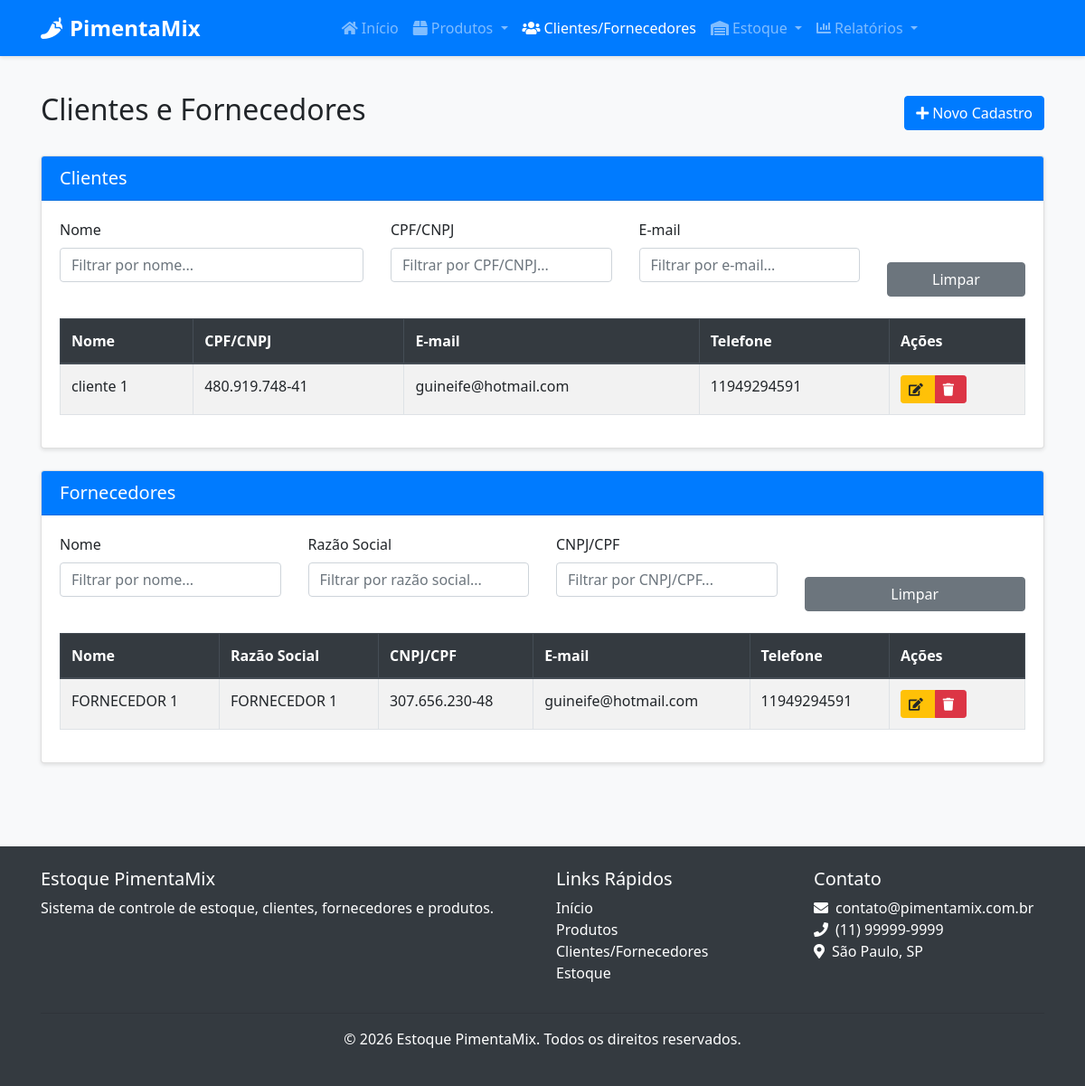
/clientes-fornecedores/, run on an earlier commit of the app's database.
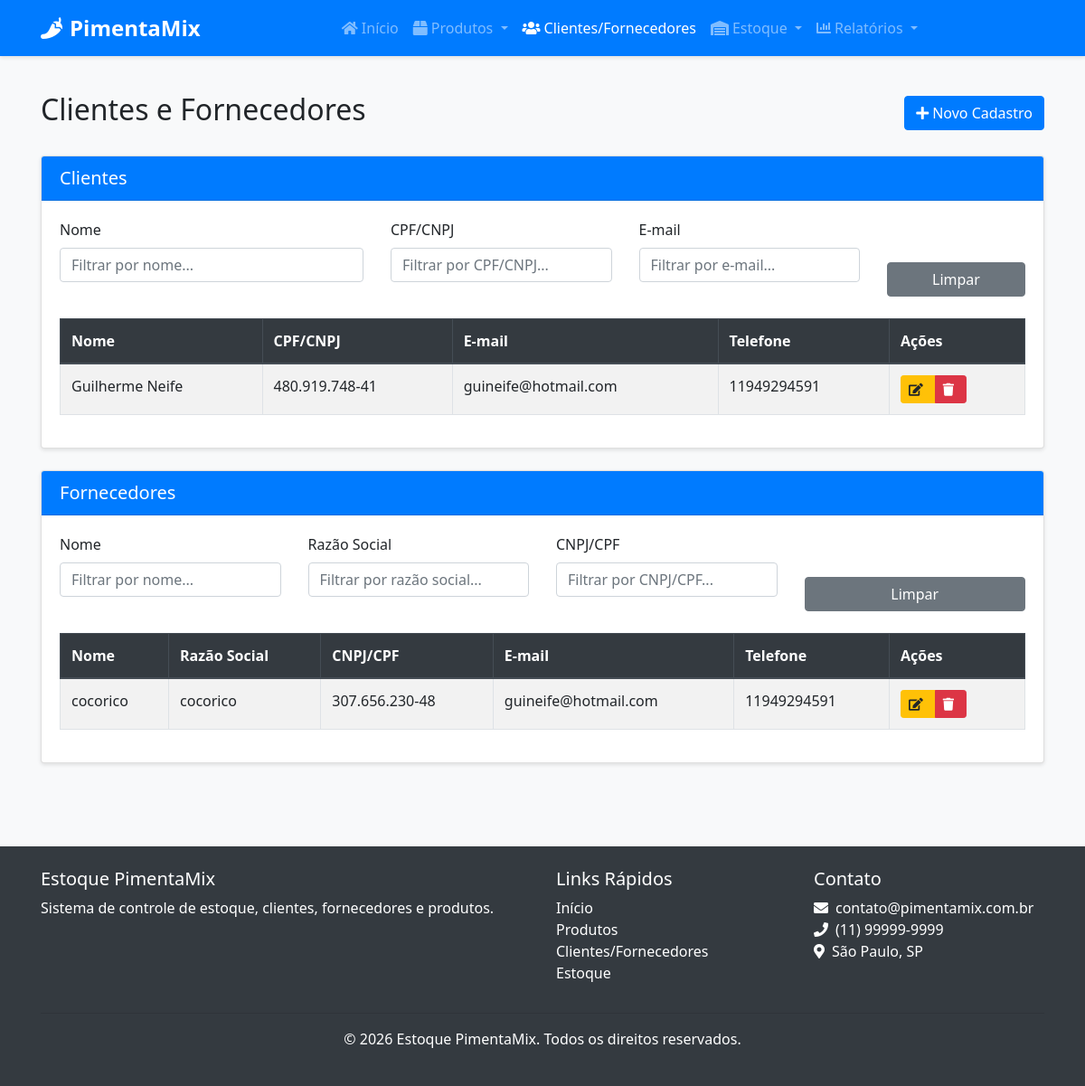
And on a later commit of the database.
### src/models/cliente_fornecedor.py (models this page shows, shortened)
class ClienteFornecedor(db.Model):
    __tablename__ = 'cliente_fornecedor'
    id = db.Column(db.Integer, primary_key=True)
    nome = db.Column(db.String(100), nullable=False)
    razao_social = db.Column(db.String(100), nullable=True)
    nome_fantasia = db.Column(db.String(100), nullable=True)
    cpf_cnpj = db.Column(db.String(20), nullable=True, unique=True)
    email = db.Column(db.String(100), nullable=False)
    telefone = db.Column(db.String(20), nullable=False)
    endereco = db.Column(db.Text, nullable=True)
    observacoes = db.Column(db.Text, nullable=True)
    eh_cliente = db.Column(db.Boolean, default=False)
    eh_fornecedor = db.Column(db.Boolean, default=False)
    data_cadastro = db.Column(db.DateTime, default=datetime.utcnow)
    responsaveis = db.relationship('Responsavel', backref='cliente_fornecedor', lazy=True, cascade="all, delete-orphan")
    contatos = db.relationship('Contato', backref='cliente_fornecedor', lazy=True, cascade="all, delete-orphan")
    produtos_fornecidos = db.relationship('Produto', backref='fornecedor', lazy=True)
    entradas_estoque = db.relationship('EntradaEstoque', backref='fornecedor', lazy=True)
    saidas_estoque = db.relationship('SaidaEstoque', backref='cliente', lazy=True)

### src/routes/cliente_fornecedor.py (the view)
@cliente_fornecedor_bp.route('/')
def listar():
    clientes = ClienteFornecedor.query.filter_by(eh_cliente=True).all()
    fornecedores = ClienteFornecedor.query.filter_by(eh_fornecedor=True).all()
    return render_template('cliente_fornecedor/listar.html', clientes=clientes, fornecedores=fornecedores)

### src/templates/cliente_fornecedor/listar.html (shortened to what the changed rows need)
{% extends "base.html" %}
{% block content %}
<div class="container">
    <div class="d-flex justify-content-between align-items-center mb-4">
        <h2>Clientes e Fornecedores</h2>
    </div>
    <div class="card mb-4">
        <div class="card-body">
            {% if clientes %}
                <div class="table-responsive">
                    <table class="table table-striped table-bordered">
                        <thead class="thead-dark">
                            <tr>
                                <th>Nome</th>
                                <th>CPF/CNPJ</th>
                                <th>E-mail</th>
                                <th>Telefone</th>
                                <th width="150">Ações</th>
                            </tr>
                        </thead>
                        <tbody>
                            {% for cliente in clientes %}
                                <tr>
                                    <td>{{ cliente.nome }}</td>
                                    <td>{{ cliente.cpf_cnpj }}</td>
                                    <td>{{ cliente.email }}</td>
                                    <td>{{ cliente.telefone }}</td>
                                    <td>
                                        <div class="btn-group">
                                            <a href="{{ url_for('cliente_fornecedor.editar', id=cliente.id, aba='cliente') }}" class="btn btn-sm btn-warning">
                                                <i class="fas fa-edit"></i>
                                            </a>
                                            <button type="button" class="btn btn-sm btn-danger btn-excluir" data-id="{{ cliente.id }}" data-tipo="cliente">
                                                <i class="fas fa-trash"></i>
                                            </button>
                                        </div>
                                    </td>
                                </tr>
                            {% endfor %}
                        </tbody>
                    </table>
                </div>
            {% else %}
                <div class="alert alert-info">
                    Nenhum cliente cadastrado.
                </div>
            {% endif %}
        </div>
    </div>
    <div class="card">
        <div class="card-body">
            {% if fornecedores %}
                <div class="table-responsive">
                    <table class="table table-striped table-bordered">
                        <thead class="thead-dark">
                            <tr>
                                <th>Nome</th>
                                <th>Razão Social</th>
                                <th>CNPJ/CPF</th>
                                <th>E-mail</th>
                                <th>Telefone</th>
                                <th width="150">Ações</th>
                            </tr>
                        </thead>
                        <tbody>
                            {% for fornecedor in fornecedores %}
                                <tr>
                                    <td>{{ fornecedor.nome }}</td>
                                    <td>{{ fornecedor.razao_social or '-' }}</td>
                                    <td>{{ fornecedor.cpf_cnpj }}</td>
                                    <td>{{ fornecedor.email }}</td>
                                    <td>{{ fornecedor.telefone }}</td>
                                    <td>
                                        <div class="btn-group">
                                            <a href="{{ url_for('cliente_fornecedor.editar', id=fornecedor.id, aba='fornecedor') }}" class="btn btn-sm btn-warning">
                                                <i class="fas fa-edit"></i>
                                            </a>
                                            <button type="button" class="btn btn-sm btn-danger btn-excluir" data-id="{{ fornecedor.id }}" data-tipo="fornecedor">
                                                <i class="fas fa-trash"></i>
                                            </button>
                                        </div>
                                    </td>
                                </tr>
                            {% endfor %}
                        </tbody>
                    </table>
                </div>
            {% else %}
                <div class="alert alert-info">
                    Nenhum fornecedor cadastrado.
                </div>
            {% endif %}
        </div>
    </div>
</div>
{% endblock %}

What changed in the data, as far as the page shows it:
changed ClienteFornecedor: nome "cliente 1" → "Guilherme Neife"
changed ClienteFornecedor: nome "FORNECEDOR 1" → "cocorico"; razao_social "FORNECEDOR 1" → "cocorico"
